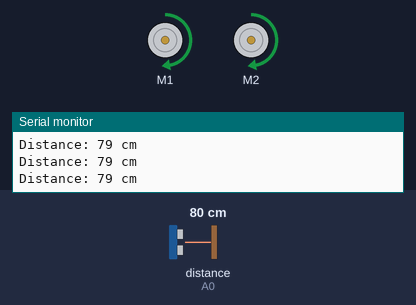
The sketch below on a simulated Arduino Uno, built with avr-gcc and run on an emulated ATmega328P. Shown: 2 × DC motor (green arrow = forward, orange = backward, longer = faster), the last lines printed to the serial monitor. Wiring (inferred from the names in the program): ultrasonic range finder: trigger A1; echo A0. The inputs (shaded band) are chosen by the test bench; at power-on: distance to the obstacle (sensor on A0) 80 cm. The echo pulse lasts 58.3 µs per cm.

Above: at 2.2 s.
2.3 s: distance to the obstacle (sensor on A0) set to 23 cm
3.8 s: distance to the obstacle (sensor on A0) set to 18 cm
At 4.21 s:
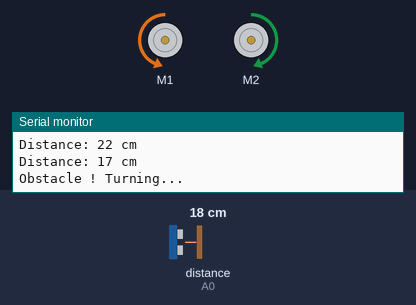
6.8 s: distance to the obstacle (sensor on A0) set to 35 cm
8.3 s: distance to the obstacle (sensor on A0) set to 2 cm
At 9.09 s:
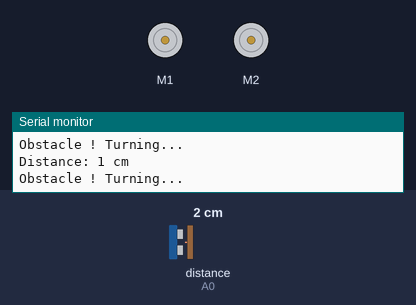
Timing chart, 0 to 12.3 s (numbered marks = the images above; inputs shaded):
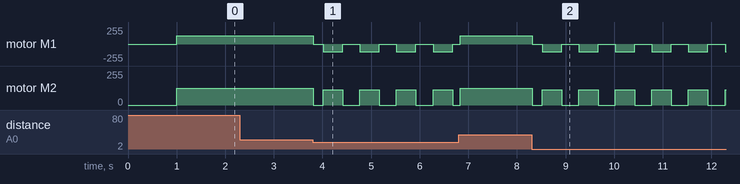

Measured:
- the behaviour switches between 21 and 20 cm on distance to the obstacle (sensor on A0) (found by bisection; images 0 and 1)
- after the input at 3.8 s, motor M1: forward 127/255 → stopped at once, then repeats every 0.75 s: backward 114/255 0.40 s, stopped 0.35 s; motor M2: forward 127/255 → stopped at once, then repeats every 0.75 s: forward 114/255 0.40 s, stopped 0.35 s
- after the input at 8.3 s, motor M1: forward 127/255 → stopped at once, then repeats every 0.75 s: backward 114/255 0.40 s, stopped 0.35 s; motor M2: forward 127/255 → stopped at once, then repeats every 0.75 s: forward 114/255 0.40 s, stopped 0.35 s

The sketch:

eviteur_obstacles.ino
```cpp
#include <ZumoMotors.h>

// -------- Pin Configuration --------
#define TRIG_PIN      A1
#define ECHO_PIN      A0

// -------- Configuration --------
#define SPEED         200
#define TURN_SPEED    180
#define OBSTACLE_DIST 20

ZumoMotors motors;

// -------- Get distance in cm --------
long getDistance() {
  digitalWrite(TRIG_PIN, LOW);
  delayMicroseconds(2);
  digitalWrite(TRIG_PIN, HIGH);
  delayMicroseconds(10);
  digitalWrite(TRIG_PIN, LOW);

  long duration = pulseIn(ECHO_PIN, HIGH, 30000);

  if (duration == 0) return 999;

  return duration * 0.034 / 2;
}

// -------- Setup --------
void setup() {
  Serial.begin(9600);
  pinMode(TRIG_PIN, OUTPUT);
  pinMode(ECHO_PIN, INPUT);

  Serial.println("Obstacle avoidance ready !");
  delay(1000);
}

// -------- Loop --------
void loop() {
  long distance = getDistance();

  Serial.print("Distance: ");
  Serial.print(distance);
  Serial.println(" cm");

  if (distance < OBSTACLE_DIST) {
    Serial.println("Obstacle ! Turning...");

    motors.setSpeeds(0, 0);
    delay(200);

    motors.setSpeeds(-TURN_SPEED, TURN_SPEED);
    delay(400);

    motors.setSpeeds(0, 0);
    delay(100);

  } else {
    motors.setSpeeds(SPEED, SPEED);
  }

  delay(50);
}
```
